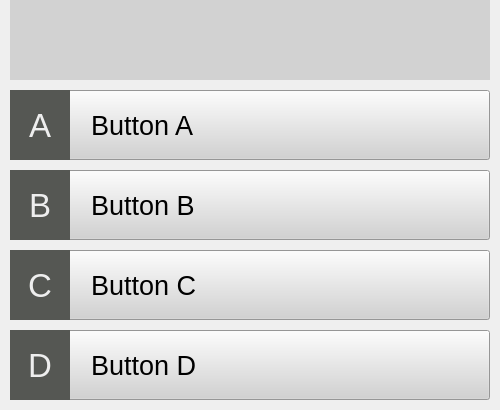
<?xml version="1.0" encoding="UTF-8"?>
<ui version="4.0">
 <class>MathGame</class>
 <widget class="QWidget" name="MathGame">
  <property name="geometry">
   <rect>
    <x>0</x>
    <y>0</y>
    <width>500</width>
    <height>410</height>
   </rect>
  </property>
  <property name="windowTitle">
   <string>Form</string>
  </property>
  <widget class="QPushButton" name="answerButtonA">
   <property name="geometry">
    <rect>
     <x>10</x>
     <y>90</y>
     <width>480</width>
     <height>70</height>
    </rect>
   </property>
   <property name="font">
    <font>
     <pointsize>20</pointsize>
    </font>
   </property>
   <property name="styleSheet">
    <string notr="true">background-color: rgb(210, 210, 210);
text-align: left;
padding-left: 80px;</string>
   </property>
   <property name="text">
    <string>Button A</string>
   </property>
  </widget>
  <widget class="QPushButton" name="answerButtonB">
   <property name="geometry">
    <rect>
     <x>10</x>
     <y>170</y>
     <width>480</width>
     <height>70</height>
    </rect>
   </property>
   <property name="font">
    <font>
     <pointsize>20</pointsize>
    </font>
   </property>
   <property name="styleSheet">
    <string notr="true">background-color: rgb(210, 210, 210);
text-align: left;
padding-left: 80px;</string>
   </property>
   <property name="text">
    <string>Button B</string>
   </property>
  </widget>
  <widget class="QPushButton" name="answerButtonC">
   <property name="geometry">
    <rect>
     <x>10</x>
     <y>250</y>
     <width>480</width>
     <height>70</height>
    </rect>
   </property>
   <property name="font">
    <font>
     <pointsize>20</pointsize>
    </font>
   </property>
   <property name="styleSheet">
    <string notr="true">background-color: rgb(210, 210, 210);
text-align: left;
padding-left: 80px;</string>
   </property>
   <property name="text">
    <string>Button C</string>
   </property>
  </widget>
  <widget class="QPushButton" name="answerButtonD">
   <property name="geometry">
    <rect>
     <x>10</x>
     <y>330</y>
     <width>480</width>
     <height>70</height>
    </rect>
   </property>
   <property name="font">
    <font>
     <pointsize>20</pointsize>
    </font>
   </property>
   <property name="styleSheet">
    <string notr="true">background-color: rgb(210, 210, 210);
text-align: left;
padding-left: 80px;</string>
   </property>
   <property name="text">
    <string>Button D</string>
   </property>
  </widget>
  <widget class="QLabel" name="labelA">
   <property name="geometry">
    <rect>
     <x>10</x>
     <y>90</y>
     <width>60</width>
     <height>70</height>
    </rect>
   </property>
   <property name="font">
    <font>
     <pointsize>25</pointsize>
    </font>
   </property>
   <property name="styleSheet">
    <string notr="true">background-color: rgb(85, 87, 83);
color: #eee;
</string>
   </property>
   <property name="text">
    <string>A</string>
   </property>
   <property name="alignment">
    <set>Qt::AlignCenter</set>
   </property>
  </widget>
  <widget class="QLabel" name="labelB">
   <property name="geometry">
    <rect>
     <x>10</x>
     <y>170</y>
     <width>60</width>
     <height>70</height>
    </rect>
   </property>
   <property name="font">
    <font>
     <pointsize>25</pointsize>
    </font>
   </property>
   <property name="styleSheet">
    <string notr="true">background-color: rgb(85, 87, 83);
color: #eee;
</string>
   </property>
   <property name="text">
    <string>B</string>
   </property>
   <property name="alignment">
    <set>Qt::AlignCenter</set>
   </property>
  </widget>
  <widget class="QLabel" name="labelC">
   <property name="geometry">
    <rect>
     <x>10</x>
     <y>250</y>
     <width>60</width>
     <height>70</height>
    </rect>
   </property>
   <property name="font">
    <font>
     <pointsize>25</pointsize>
    </font>
   </property>
   <property name="styleSheet">
    <string notr="true">background-color: rgb(85, 87, 83);
color: #eee;
</string>
   </property>
   <property name="text">
    <string>C</string>
   </property>
   <property name="alignment">
    <set>Qt::AlignCenter</set>
   </property>
  </widget>
  <widget class="QLabel" name="labelD">
   <property name="geometry">
    <rect>
     <x>10</x>
     <y>330</y>
     <width>60</width>
     <height>70</height>
    </rect>
   </property>
   <property name="font">
    <font>
     <pointsize>25</pointsize>
    </font>
   </property>
   <property name="styleSheet">
    <string notr="true">background-color: rgb(85, 87, 83);
color: #eee;
</string>
   </property>
   <property name="text">
    <string>D</string>
   </property>
   <property name="alignment">
    <set>Qt::AlignCenter</set>
   </property>
  </widget>
  <widget class="QLabel" name="questionLabel">
   <property name="geometry">
    <rect>
     <x>10</x>
     <y>0</y>
     <width>480</width>
     <height>80</height>
    </rect>
   </property>
   <property name="font">
    <font>
     <pointsize>30</pointsize>
    </font>
   </property>
   <property name="styleSheet">
    <string notr="true">
background-color: rgb(210, 210, 210);</string>
   </property>
   <property name="text">
    <string/>
   </property>
   <property name="alignment">
    <set>Qt::AlignCenter</set>
   </property>
  </widget>
 </widget>
 <resources/>
 <connections/>
</ui>
